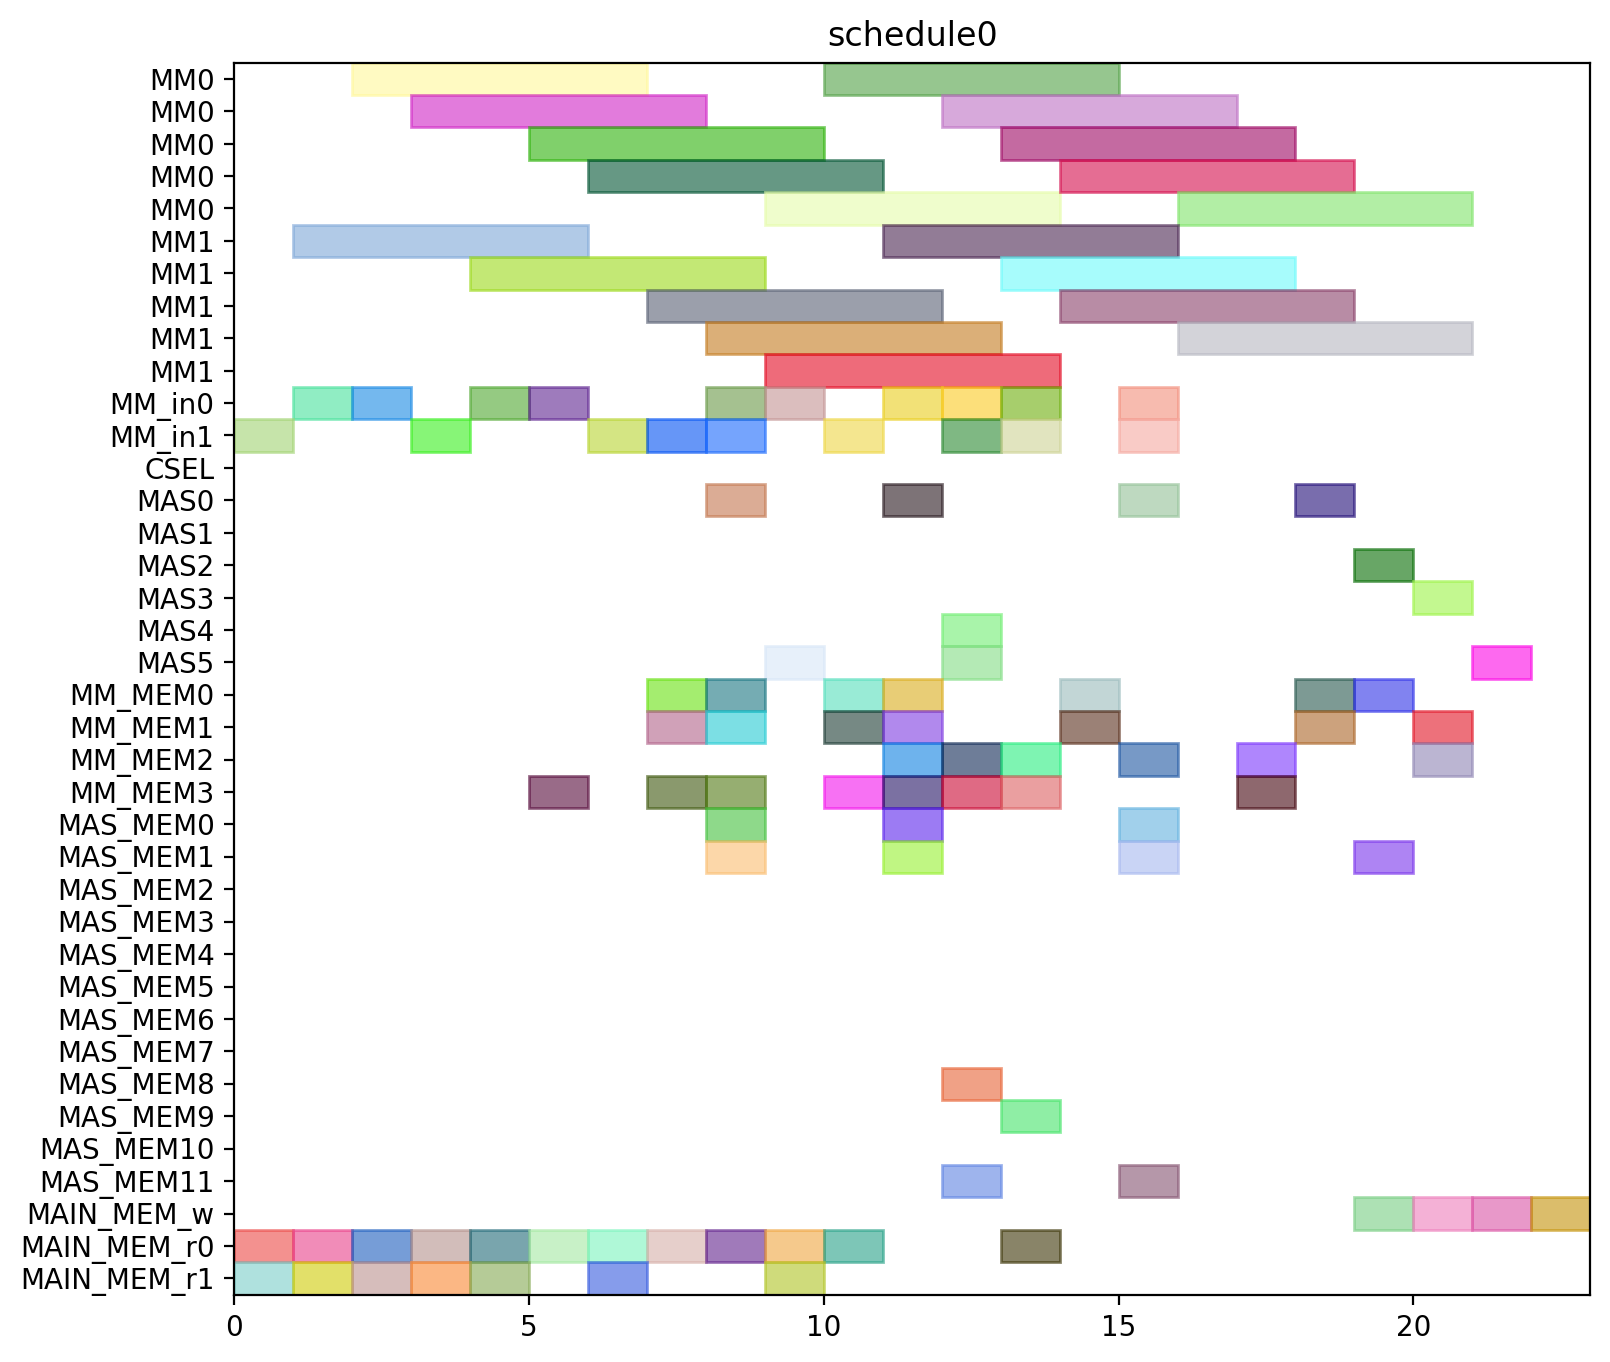

Write the Python code that produced this figure.
from pyschedule import Scenario, solvers, plotters, alt


def solve():
	horizon = 120
	S = Scenario("schedule0", horizon=horizon)

	# resource
	MM = S.Resources('MM', num=2, size=5)
	MM_in = S.Resources('MM_in', num=2)
	CSEL = S.Resource('CSEL')
	MAS = S.Resources('MAS', num=6, size=1, periods=range(1, horizon))
	MM_MEM = S.Resources('MM_MEM', num=4)
	MAS_MEM = S.Resources('MAS_MEM', num=12)
	MAIN_MEM_w = S.Resource('MAIN_MEM_w', size=1)
	MAIN_MEM_r = S.Resources('MAIN_MEM_r', num=2)

	# result of previous scheduling

	# new tasks
	T1 = S.Task('T1', length=5, delay_cost=1)
	T1 += alt(MM)
	T1_in = S.Task('T1_in', length=1, delay_cost=1)
	T1_in += alt(MM_in)
	S += T1_in*MM_in[0]<=T1*MM[0]
	S += T1_in*MM_in[1]<=T1*MM[1]
	T1_mem0 = S.Task('T1_mem0', length=1, delay_cost=1)
	T1_mem0 += MAIN_MEM_r[0]
	S += T1_mem0 <= T1

	T1_mem1 = S.Task('T1_mem1', length=1, delay_cost=1)
	T1_mem1 += MAIN_MEM_r[1]
	S += T1_mem1 <= T1

	T2 = S.Task('T2', length=5, delay_cost=1)
	T2 += alt(MM)
	T2_in = S.Task('T2_in', length=1, delay_cost=1)
	T2_in += alt(MM_in)
	S += T2_in*MM_in[0]<=T2*MM[0]
	S += T2_in*MM_in[1]<=T2*MM[1]
	T2_mem0 = S.Task('T2_mem0', length=1, delay_cost=1)
	T2_mem0 += MAIN_MEM_r[0]
	S += T2_mem0 <= T2

	T2_mem1 = S.Task('T2_mem1', length=1, delay_cost=1)
	T2_mem1 += MAIN_MEM_r[1]
	S += T2_mem1 <= T2

	T3 = S.Task('T3', length=5, delay_cost=1)
	T3 += alt(MM)
	T3_in = S.Task('T3_in', length=1, delay_cost=1)
	T3_in += alt(MM_in)
	S += T3_in*MM_in[0]<=T3*MM[0]
	S += T3_in*MM_in[1]<=T3*MM[1]
	T3_mem0 = S.Task('T3_mem0', length=1, delay_cost=1)
	T3_mem0 += MAIN_MEM_r[0]
	S += T3_mem0 <= T3

	T3_mem1 = S.Task('T3_mem1', length=1, delay_cost=1)
	T3_mem1 += MAIN_MEM_r[1]
	S += T3_mem1 <= T3

	T4 = S.Task('T4', length=5, delay_cost=1)
	T4 += alt(MM)
	T4_in = S.Task('T4_in', length=1, delay_cost=1)
	T4_in += alt(MM_in)
	S += T4_in*MM_in[0]<=T4*MM[0]
	S += T4_in*MM_in[1]<=T4*MM[1]
	T4_mem0 = S.Task('T4_mem0', length=1, delay_cost=1)
	T4_mem0 += MAIN_MEM_r[0]
	S += T4_mem0 <= T4

	T4_mem1 = S.Task('T4_mem1', length=1, delay_cost=1)
	T4_mem1 += MAIN_MEM_r[1]
	S += T4_mem1 <= T4

	T5 = S.Task('T5', length=5, delay_cost=1)
	T5 += alt(MM)
	T5_in = S.Task('T5_in', length=1, delay_cost=1)
	T5_in += alt(MM_in)
	S += T5_in*MM_in[0]<=T5*MM[0]
	S += T5_in*MM_in[1]<=T5*MM[1]
	T5_mem0 = S.Task('T5_mem0', length=1, delay_cost=1)
	T5_mem0 += MAIN_MEM_r[0]
	S += T5_mem0 <= T5

	T5_mem1 = S.Task('T5_mem1', length=1, delay_cost=1)
	T5_mem1 += MAIN_MEM_r[1]
	S += T5_mem1 <= T5

	T6 = S.Task('T6', length=5, delay_cost=1)
	T6 += alt(MM)
	T6_in = S.Task('T6_in', length=1, delay_cost=1)
	T6_in += alt(MM_in)
	S += T6_in*MM_in[0]<=T6*MM[0]
	S += T6_in*MM_in[1]<=T6*MM[1]
	T6_mem0 = S.Task('T6_mem0', length=1, delay_cost=1)
	T6_mem0 += MAIN_MEM_r[0]
	S += T6_mem0 <= T6

	T6_mem1 = S.Task('T6_mem1', length=1, delay_cost=1)
	T6_mem1 += MAIN_MEM_r[1]
	S += T6_mem1 <= T6

	T7 = S.Task('T7', length=5, delay_cost=1)
	T7 += alt(MM)
	T7_in = S.Task('T7_in', length=1, delay_cost=1)
	T7_in += alt(MM_in)
	S += T7_in*MM_in[0]<=T7*MM[0]
	S += T7_in*MM_in[1]<=T7*MM[1]
	T7_mem0 = S.Task('T7_mem0', length=1, delay_cost=1)
	T7_mem0 += MAIN_MEM_r[0]
	S += T7_mem0 <= T7

	T7_mem1 = S.Task('T7_mem1', length=1, delay_cost=1)
	T7_mem1 += MAIN_MEM_r[1]
	S += T7_mem1 <= T7

	T8 = S.Task('T8', length=5, delay_cost=1)
	T8 += alt(MM)
	T8_in = S.Task('T8_in', length=1, delay_cost=1)
	T8_in += alt(MM_in)
	S += T8_in*MM_in[0]<=T8*MM[0]
	S += T8_in*MM_in[1]<=T8*MM[1]
	T8_mem0 = S.Task('T8_mem0', length=1, delay_cost=1)
	T8_mem0 += MAIN_MEM_r[0]
	S += T8_mem0 <= T8

	T8_mem1 = S.Task('T8_mem1', length=1, delay_cost=1)
	T8_mem1 += alt(MM_MEM)
	S += (T1*MM[0])-1 < T8_mem1*MM_MEM[1]
	S += (T1*MM[1])-1 < T8_mem1*MM_MEM[3]
	S += T8_mem1 <= T8

	T9 = S.Task('T9', length=5, delay_cost=1)
	T9 += alt(MM)
	T9_in = S.Task('T9_in', length=1, delay_cost=1)
	T9_in += alt(MM_in)
	S += T9_in*MM_in[0]<=T9*MM[0]
	S += T9_in*MM_in[1]<=T9*MM[1]
	T9_mem0 = S.Task('T9_mem0', length=1, delay_cost=1)
	T9_mem0 += MAIN_MEM_r[0]
	S += T9_mem0 <= T9

	T9_mem1 = S.Task('T9_mem1', length=1, delay_cost=1)
	T9_mem1 += alt(MM_MEM)
	S += (T1*MM[0])-1 < T9_mem1*MM_MEM[1]
	S += (T1*MM[1])-1 < T9_mem1*MM_MEM[3]
	S += T9_mem1 <= T9

	T10 = S.Task('T10', length=5, delay_cost=1)
	T10 += alt(MM)
	T10_in = S.Task('T10_in', length=1, delay_cost=1)
	T10_in += alt(MM_in)
	S += T10_in*MM_in[0]<=T10*MM[0]
	S += T10_in*MM_in[1]<=T10*MM[1]
	T10_mem0 = S.Task('T10_mem0', length=1, delay_cost=1)
	T10_mem0 += MAIN_MEM_r[0]
	S += T10_mem0 <= T10

	T10_mem1 = S.Task('T10_mem1', length=1, delay_cost=1)
	T10_mem1 += alt(MM_MEM)
	S += (T3*MM[0])-1 < T10_mem1*MM_MEM[1]
	S += (T3*MM[1])-1 < T10_mem1*MM_MEM[3]
	S += T10_mem1 <= T10

	T11 = S.Task('T11', length=5, delay_cost=1)
	T11 += alt(MM)
	T11_in = S.Task('T11_in', length=1, delay_cost=1)
	T11_in += alt(MM_in)
	S += T11_in*MM_in[0]<=T11*MM[0]
	S += T11_in*MM_in[1]<=T11*MM[1]
	T11_mem0 = S.Task('T11_mem0', length=1, delay_cost=1)
	T11_mem0 += MAIN_MEM_r[0]
	S += T11_mem0 <= T11

	T11_mem1 = S.Task('T11_mem1', length=1, delay_cost=1)
	T11_mem1 += alt(MM_MEM)
	S += (T3*MM[0])-1 < T11_mem1*MM_MEM[1]
	S += (T3*MM[1])-1 < T11_mem1*MM_MEM[3]
	S += T11_mem1 <= T11

	T12 = S.Task('T12', length=1, delay_cost=1)
	T12 += alt(MAS)
	T12_mem0 = S.Task('T12_mem0', length=1, delay_cost=1)
	T12_mem0 += alt(MM_MEM)
	S += (T4*MM[0])-1 < T12_mem0*MM_MEM[0]
	S += (T4*MM[1])-1 < T12_mem0*MM_MEM[2]
	S += T12_mem0 <= T12

	T12_mem1 = S.Task('T12_mem1', length=1, delay_cost=1)
	T12_mem1 += alt(MM_MEM)
	S += (T2*MM[0])-1 < T12_mem1*MM_MEM[1]
	S += (T2*MM[1])-1 < T12_mem1*MM_MEM[3]
	S += T12_mem1 <= T12

	T13 = S.Task('T13', length=1, delay_cost=1)
	T13 += alt(MAS)
	T13_mem0 = S.Task('T13_mem0', length=1, delay_cost=1)
	T13_mem0 += alt(MM_MEM)
	S += (T4*MM[0])-1 < T13_mem0*MM_MEM[0]
	S += (T4*MM[1])-1 < T13_mem0*MM_MEM[2]
	S += T13_mem0 <= T13

	T13_mem1 = S.Task('T13_mem1', length=1, delay_cost=1)
	T13_mem1 += alt(MM_MEM)
	S += (T2*MM[0])-1 < T13_mem1*MM_MEM[1]
	S += (T2*MM[1])-1 < T13_mem1*MM_MEM[3]
	S += T13_mem1 <= T13

	T15 = S.Task('T15', length=1, delay_cost=1)
	T15 += alt(MAS)
	T15_mem0 = S.Task('T15_mem0', length=1, delay_cost=1)
	T15_mem0 += alt(MM_MEM)
	S += (T7*MM[0])-1 < T15_mem0*MM_MEM[0]
	S += (T7*MM[1])-1 < T15_mem0*MM_MEM[2]
	S += T15_mem0 <= T15

	T15_mem1 = S.Task('T15_mem1', length=1, delay_cost=1)
	T15_mem1 += alt(MM_MEM)
	S += (T7*MM[0])-1 < T15_mem1*MM_MEM[1]
	S += (T7*MM[1])-1 < T15_mem1*MM_MEM[3]
	S += T15_mem1 <= T15

	T14 = S.Task('T14', length=5, delay_cost=1)
	T14 += alt(MM)
	T14_in = S.Task('T14_in', length=1, delay_cost=1)
	T14_in += alt(MM_in)
	S += T14_in*MM_in[0]<=T14*MM[0]
	S += T14_in*MM_in[1]<=T14*MM[1]
	T14_mem0 = S.Task('T14_mem0', length=1, delay_cost=1)
	T14_mem0 += alt(MAS_MEM)
	S += (T13*MAS[0])-1 < T14_mem0*MAS_MEM[0]
	S += (T13*MAS[1])-1 < T14_mem0*MAS_MEM[2]
	S += (T13*MAS[2])-1 < T14_mem0*MAS_MEM[4]
	S += (T13*MAS[3])-1 < T14_mem0*MAS_MEM[6]
	S += (T13*MAS[4])-1 < T14_mem0*MAS_MEM[8]
	S += (T13*MAS[5])-1 < T14_mem0*MAS_MEM[10]
	S += T14_mem0 <= T14

	T14_mem1 = S.Task('T14_mem1', length=1, delay_cost=1)
	T14_mem1 += alt(MAS_MEM)
	S += (T13*MAS[0])-1 < T14_mem1*MAS_MEM[1]
	S += (T13*MAS[1])-1 < T14_mem1*MAS_MEM[3]
	S += (T13*MAS[2])-1 < T14_mem1*MAS_MEM[5]
	S += (T13*MAS[3])-1 < T14_mem1*MAS_MEM[7]
	S += (T13*MAS[4])-1 < T14_mem1*MAS_MEM[9]
	S += (T13*MAS[5])-1 < T14_mem1*MAS_MEM[11]
	S += T14_mem1 <= T14

	T16 = S.Task('T16', length=5, delay_cost=1)
	T16 += alt(MM)
	T16_in = S.Task('T16_in', length=1, delay_cost=1)
	T16_in += alt(MM_in)
	S += T16_in*MM_in[0]<=T16*MM[0]
	S += T16_in*MM_in[1]<=T16*MM[1]
	T16_mem0 = S.Task('T16_mem0', length=1, delay_cost=1)
	T16_mem0 += alt(MM_MEM)
	S += (T1*MM[0])-1 < T16_mem0*MM_MEM[0]
	S += (T1*MM[1])-1 < T16_mem0*MM_MEM[2]
	S += T16_mem0 <= T16

	T16_mem1 = S.Task('T16_mem1', length=1, delay_cost=1)
	T16_mem1 += alt(MM_MEM)
	S += (T8*MM[0])-1 < T16_mem1*MM_MEM[1]
	S += (T8*MM[1])-1 < T16_mem1*MM_MEM[3]
	S += T16_mem1 <= T16

	T17 = S.Task('T17', length=5, delay_cost=1)
	T17 += alt(MM)
	T17_in = S.Task('T17_in', length=1, delay_cost=1)
	T17_in += alt(MM_in)
	S += T17_in*MM_in[0]<=T17*MM[0]
	S += T17_in*MM_in[1]<=T17*MM[1]
	T17_mem0 = S.Task('T17_mem0', length=1, delay_cost=1)
	T17_mem0 += alt(MM_MEM)
	S += (T8*MM[0])-1 < T17_mem0*MM_MEM[0]
	S += (T8*MM[1])-1 < T17_mem0*MM_MEM[2]
	S += T17_mem0 <= T17

	T17_mem1 = S.Task('T17_mem1', length=1, delay_cost=1)
	T17_mem1 += alt(MAS_MEM)
	S += (T15*MAS[0])-1 < T17_mem1*MAS_MEM[1]
	S += (T15*MAS[1])-1 < T17_mem1*MAS_MEM[3]
	S += (T15*MAS[2])-1 < T17_mem1*MAS_MEM[5]
	S += (T15*MAS[3])-1 < T17_mem1*MAS_MEM[7]
	S += (T15*MAS[4])-1 < T17_mem1*MAS_MEM[9]
	S += (T15*MAS[5])-1 < T17_mem1*MAS_MEM[11]
	S += T17_mem1 <= T17

	T18 = S.Task('T18', length=1, delay_cost=1)
	T18 += alt(MAS)
	T18_mem0 = S.Task('T18_mem0', length=1, delay_cost=1)
	T18_mem0 += alt(MM_MEM)
	S += (T5*MM[0])-1 < T18_mem0*MM_MEM[0]
	S += (T5*MM[1])-1 < T18_mem0*MM_MEM[2]
	S += T18_mem0 <= T18

	T18_mem1 = S.Task('T18_mem1', length=1, delay_cost=1)
	T18_mem1 += alt(MM_MEM)
	S += (T9*MM[0])-1 < T18_mem1*MM_MEM[1]
	S += (T9*MM[1])-1 < T18_mem1*MM_MEM[3]
	S += T18_mem1 <= T18

	T19 = S.Task('T19', length=1, delay_cost=1)
	T19 += alt(MAS)
	T19_mem0 = S.Task('T19_mem0', length=1, delay_cost=1)
	T19_mem0 += alt(MM_MEM)
	S += (T5*MM[0])-1 < T19_mem0*MM_MEM[0]
	S += (T5*MM[1])-1 < T19_mem0*MM_MEM[2]
	S += T19_mem0 <= T19

	T19_mem1 = S.Task('T19_mem1', length=1, delay_cost=1)
	T19_mem1 += alt(MM_MEM)
	S += (T9*MM[0])-1 < T19_mem1*MM_MEM[1]
	S += (T9*MM[1])-1 < T19_mem1*MM_MEM[3]
	S += T19_mem1 <= T19

	T21 = S.Task('T21', length=1, delay_cost=1)
	T21 += alt(MAS)
	T21_mem0 = S.Task('T21_mem0', length=1, delay_cost=1)
	T21_mem0 += alt(MM_MEM)
	S += (T6*MM[0])-1 < T21_mem0*MM_MEM[0]
	S += (T6*MM[1])-1 < T21_mem0*MM_MEM[2]
	S += T21_mem0 <= T21

	T21_mem1 = S.Task('T21_mem1', length=1, delay_cost=1)
	T21_mem1 += alt(MM_MEM)
	S += (T10*MM[0])-1 < T21_mem1*MM_MEM[1]
	S += (T10*MM[1])-1 < T21_mem1*MM_MEM[3]
	S += T21_mem1 <= T21

	T24 = S.Task('T24', length=5, delay_cost=1)
	T24 += alt(MM)
	T24_in = S.Task('T24_in', length=1, delay_cost=1)
	T24_in += alt(MM_in)
	S += T24_in*MM_in[0]<=T24*MM[0]
	S += T24_in*MM_in[1]<=T24*MM[1]
	T24_mem0 = S.Task('T24_mem0', length=1, delay_cost=1)
	T24_mem0 += alt(MM_MEM)
	S += (T11*MM[0])-1 < T24_mem0*MM_MEM[0]
	S += (T11*MM[1])-1 < T24_mem0*MM_MEM[2]
	S += T24_mem0 <= T24

	T24_mem1 = S.Task('T24_mem1', length=1, delay_cost=1)
	T24_mem1 += alt(MAS_MEM)
	S += (T12*MAS[0])-1 < T24_mem1*MAS_MEM[1]
	S += (T12*MAS[1])-1 < T24_mem1*MAS_MEM[3]
	S += (T12*MAS[2])-1 < T24_mem1*MAS_MEM[5]
	S += (T12*MAS[3])-1 < T24_mem1*MAS_MEM[7]
	S += (T12*MAS[4])-1 < T24_mem1*MAS_MEM[9]
	S += (T12*MAS[5])-1 < T24_mem1*MAS_MEM[11]
	S += T24_mem1 <= T24

	T20 = S.Task('T20', length=5, delay_cost=1)
	T20 += alt(MM)
	T20_in = S.Task('T20_in', length=1, delay_cost=1)
	T20_in += alt(MM_in)
	S += T20_in*MM_in[0]<=T20*MM[0]
	S += T20_in*MM_in[1]<=T20*MM[1]
	T20_mem0 = S.Task('T20_mem0', length=1, delay_cost=1)
	T20_mem0 += alt(MAS_MEM)
	S += (T15*MAS[0])-1 < T20_mem0*MAS_MEM[0]
	S += (T15*MAS[1])-1 < T20_mem0*MAS_MEM[2]
	S += (T15*MAS[2])-1 < T20_mem0*MAS_MEM[4]
	S += (T15*MAS[3])-1 < T20_mem0*MAS_MEM[6]
	S += (T15*MAS[4])-1 < T20_mem0*MAS_MEM[8]
	S += (T15*MAS[5])-1 < T20_mem0*MAS_MEM[10]
	S += T20_mem0 <= T20

	T20_mem1 = S.Task('T20_mem1', length=1, delay_cost=1)
	T20_mem1 += alt(MAS_MEM)
	S += (T18*MAS[0])-1 < T20_mem1*MAS_MEM[1]
	S += (T18*MAS[1])-1 < T20_mem1*MAS_MEM[3]
	S += (T18*MAS[2])-1 < T20_mem1*MAS_MEM[5]
	S += (T18*MAS[3])-1 < T20_mem1*MAS_MEM[7]
	S += (T18*MAS[4])-1 < T20_mem1*MAS_MEM[9]
	S += (T18*MAS[5])-1 < T20_mem1*MAS_MEM[11]
	S += T20_mem1 <= T20

	T22 = S.Task('T22', length=5, delay_cost=1)
	T22 += alt(MM)
	T22_in = S.Task('T22_in', length=1, delay_cost=1)
	T22_in += alt(MM_in)
	S += T22_in*MM_in[0]<=T22*MM[0]
	S += T22_in*MM_in[1]<=T22*MM[1]
	T22_mem0 = S.Task('T22_mem0', length=1, delay_cost=1)
	T22_mem0 += alt(MAS_MEM)
	S += (T21*MAS[0])-1 < T22_mem0*MAS_MEM[0]
	S += (T21*MAS[1])-1 < T22_mem0*MAS_MEM[2]
	S += (T21*MAS[2])-1 < T22_mem0*MAS_MEM[4]
	S += (T21*MAS[3])-1 < T22_mem0*MAS_MEM[6]
	S += (T21*MAS[4])-1 < T22_mem0*MAS_MEM[8]
	S += (T21*MAS[5])-1 < T22_mem0*MAS_MEM[10]
	S += T22_mem0 <= T22

	T22_mem1 = S.Task('T22_mem1', length=1, delay_cost=1)
	T22_mem1 += alt(MAS_MEM)
	S += (T21*MAS[0])-1 < T22_mem1*MAS_MEM[1]
	S += (T21*MAS[1])-1 < T22_mem1*MAS_MEM[3]
	S += (T21*MAS[2])-1 < T22_mem1*MAS_MEM[5]
	S += (T21*MAS[3])-1 < T22_mem1*MAS_MEM[7]
	S += (T21*MAS[4])-1 < T22_mem1*MAS_MEM[9]
	S += (T21*MAS[5])-1 < T22_mem1*MAS_MEM[11]
	S += T22_mem1 <= T22

	T23 = S.Task('T23', length=5, delay_cost=1)
	T23 += alt(MM)
	T23_in = S.Task('T23_in', length=1, delay_cost=1)
	T23_in += alt(MM_in)
	S += T23_in*MM_in[0]<=T23*MM[0]
	S += T23_in*MM_in[1]<=T23*MM[1]
	T23_mem0 = S.Task('T23_mem0', length=1, delay_cost=1)
	T23_mem0 += alt(MAS_MEM)
	S += (T19*MAS[0])-1 < T23_mem0*MAS_MEM[0]
	S += (T19*MAS[1])-1 < T23_mem0*MAS_MEM[2]
	S += (T19*MAS[2])-1 < T23_mem0*MAS_MEM[4]
	S += (T19*MAS[3])-1 < T23_mem0*MAS_MEM[6]
	S += (T19*MAS[4])-1 < T23_mem0*MAS_MEM[8]
	S += (T19*MAS[5])-1 < T23_mem0*MAS_MEM[10]
	S += T23_mem0 <= T23

	T23_mem1 = S.Task('T23_mem1', length=1, delay_cost=1)
	T23_mem1 += alt(MAS_MEM)
	S += (T19*MAS[0])-1 < T23_mem1*MAS_MEM[1]
	S += (T19*MAS[1])-1 < T23_mem1*MAS_MEM[3]
	S += (T19*MAS[2])-1 < T23_mem1*MAS_MEM[5]
	S += (T19*MAS[3])-1 < T23_mem1*MAS_MEM[7]
	S += (T19*MAS[4])-1 < T23_mem1*MAS_MEM[9]
	S += (T19*MAS[5])-1 < T23_mem1*MAS_MEM[11]
	S += T23_mem1 <= T23

	Z2_new = S.Task('Z2_new', length=5, delay_cost=1)
	Z2_new += alt(MM)
	Z2_new_in = S.Task('Z2_new_in', length=1, delay_cost=1)
	Z2_new_in += alt(MM_in)
	S += Z2_new_in*MM_in[0]<=Z2_new*MM[0]
	S += Z2_new_in*MM_in[1]<=Z2_new*MM[1]
	S += 0<Z2_new

	Z2_new_w = S.Task('Z2_new_w', length=1, delay_cost=1)
	Z2_new_w += alt(MAIN_MEM_w)
	S += Z2_new <= Z2_new_w

	Z2_new_mem0 = S.Task('Z2_new_mem0', length=1, delay_cost=1)
	Z2_new_mem0 += MAIN_MEM_r[0]
	S += Z2_new_mem0 <= Z2_new

	Z2_new_mem1 = S.Task('Z2_new_mem1', length=1, delay_cost=1)
	Z2_new_mem1 += alt(MM_MEM)
	S += (T14*MM[0])-1 < Z2_new_mem1*MM_MEM[1]
	S += (T14*MM[1])-1 < Z2_new_mem1*MM_MEM[3]
	S += Z2_new_mem1 <= Z2_new

	T25 = S.Task('T25', length=1, delay_cost=1)
	T25 += alt(MAS)
	T25_mem0 = S.Task('T25_mem0', length=1, delay_cost=1)
	T25_mem0 += alt(MM_MEM)
	S += (T20*MM[0])-1 < T25_mem0*MM_MEM[0]
	S += (T20*MM[1])-1 < T25_mem0*MM_MEM[2]
	S += T25_mem0 <= T25

	T25_mem1 = S.Task('T25_mem1', length=1, delay_cost=1)
	T25_mem1 += alt(MM_MEM)
	S += (T20*MM[0])-1 < T25_mem1*MM_MEM[1]
	S += (T20*MM[1])-1 < T25_mem1*MM_MEM[3]
	S += T25_mem1 <= T25

	X2_new = S.Task('X2_new', length=1, delay_cost=1)
	X2_new += alt(MAS)
	S += 0<X2_new

	X2_new_w = S.Task('X2_new_w', length=1, delay_cost=1)
	X2_new_w += alt(MAIN_MEM_w)
	S += X2_new <= X2_new_w

	X2_new_mem0 = S.Task('X2_new_mem0', length=1, delay_cost=1)
	X2_new_mem0 += alt(MM_MEM)
	S += (T22*MM[0])-1 < X2_new_mem0*MM_MEM[0]
	S += (T22*MM[1])-1 < X2_new_mem0*MM_MEM[2]
	S += X2_new_mem0 <= X2_new

	X2_new_mem1 = S.Task('X2_new_mem1', length=1, delay_cost=1)
	X2_new_mem1 += alt(MM_MEM)
	S += (T24*MM[0])-1 < X2_new_mem1*MM_MEM[1]
	S += (T24*MM[1])-1 < X2_new_mem1*MM_MEM[3]
	S += X2_new_mem1 <= X2_new

	X1_new = S.Task('X1_new', length=1, delay_cost=1)
	X1_new += alt(MAS)
	S += 0<X1_new

	X1_new_w = S.Task('X1_new_w', length=1, delay_cost=1)
	X1_new_w += alt(MAIN_MEM_w)
	S += X1_new <= X1_new_w

	X1_new_mem0 = S.Task('X1_new_mem0', length=1, delay_cost=1)
	X1_new_mem0 += alt(MM_MEM)
	S += (T23*MM[0])-1 < X1_new_mem0*MM_MEM[0]
	S += (T23*MM[1])-1 < X1_new_mem0*MM_MEM[2]
	S += X1_new_mem0 <= X1_new

	X1_new_mem1 = S.Task('X1_new_mem1', length=1, delay_cost=1)
	X1_new_mem1 += alt(MM_MEM)
	S += (T17*MM[0])-1 < X1_new_mem1*MM_MEM[1]
	S += (T17*MM[1])-1 < X1_new_mem1*MM_MEM[3]
	S += X1_new_mem1 <= X1_new

	Z1_new = S.Task('Z1_new', length=1, delay_cost=1)
	Z1_new += alt(MAS)
	S += 0<Z1_new

	Z1_new_w = S.Task('Z1_new_w', length=1, delay_cost=1)
	Z1_new_w += alt(MAIN_MEM_w)
	S += Z1_new <= Z1_new_w

	Z1_new_mem0 = S.Task('Z1_new_mem0', length=1, delay_cost=1)
	Z1_new_mem0 += alt(MM_MEM)
	S += (T16*MM[0])-1 < Z1_new_mem0*MM_MEM[0]
	S += (T16*MM[1])-1 < Z1_new_mem0*MM_MEM[2]
	S += Z1_new_mem0 <= Z1_new

	Z1_new_mem1 = S.Task('Z1_new_mem1', length=1, delay_cost=1)
	Z1_new_mem1 += alt(MAS_MEM)
	S += (T25*MAS[0])-1 < Z1_new_mem1*MAS_MEM[1]
	S += (T25*MAS[1])-1 < Z1_new_mem1*MAS_MEM[3]
	S += (T25*MAS[2])-1 < Z1_new_mem1*MAS_MEM[5]
	S += (T25*MAS[3])-1 < Z1_new_mem1*MAS_MEM[7]
	S += (T25*MAS[4])-1 < Z1_new_mem1*MAS_MEM[9]
	S += (T25*MAS[5])-1 < Z1_new_mem1*MAS_MEM[11]
	S += Z1_new_mem1 <= Z1_new

	solvers.mip.solve(S,msg=1,kind='CPLEX',ratio_gap=1.01)

	solution = [['hoge']*len(S.solution()[1]) for i in range(len(S.solution()))]
	for i in range(len(S.solution())):
		for j in range(len(S.solution()[i])):
			solution[i][j]=str(S.solution()[i][j])
	print(solution)

	cycles = int(solution[-1][3])

	pic_file_name = "/home/mfukuda/ABE/multiRAM_multiMAS_16mux/scheduling_result/stage5MM2_stage1MAS6/EP_LADDERMUL/schedule0.png"
	if(S.solution() != []):
		plotters.matplotlib.plot(S,img_filename=pic_file_name, show_task_labels=False, fig_size=(cycles*0.25+3, 8))

	return solution
